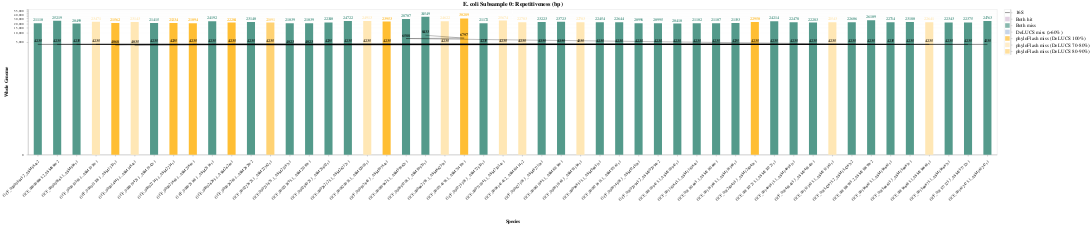

Here is the notebook cell this chart was saved with:
### Code cell
import pandas as pd
import altair as alt

data = pd.read_csv("/scratch/rnd-rojas/assembly_stephanie/E.coli/subsam0-repeat.csv")
df = pd.DataFrame(data, columns=['Species', 'Whole Genome', '16S'])

orderdata = [41,6,49,15,36,18,37,38,44,12,34,19,35,45,46,32,9,7,13,3,1,10,2,40,5,21,16,14,22,29,24,47,48,50,43,42,39,20,11,28,33,27,26,4,23,17,25,31,30,8]
df['Order'] = orderdata

colors=['#549a8b', '#549a8b', '#549a8b', '#ffe7b5', '#ffbe33', 
        '#ffe7b5', '#549a8b', '#ffbe33', '#ffbe33', '#549a8b',
        '#ffbe33', '#549a8b', '#ffd273', '#549a8b', '#549a8b', 
        '#549a8b', '#549a8b', '#ffe7b5', '#ffbe33', '#549a8b',
        '#549a8b', '#ffe7b5', '#ffbe33', '#549a8b', '#ffe7b5', 
        '#ffe7b5', '#549a8b', '#549a8b', '#ffe7b5', '#549a8b',
        '#549a8b', '#549a8b', '#549a8b', '#549a8b', '#549a8b', 
        '#549a8b', '#549a8b', '#ffbe33', '#549a8b', '#549a8b',
        '#549a8b', '#ffe7b5', '#549a8b', '#549a8b', '#549a8b',
        '#549a8b', '#ffe7b5', '#549a8b', '#549a8b', '#549a8b']

base = alt.Chart(df, title='E. coli Subsample 0: Repetitiveness (bp)').encode(
    x=alt.X('Species:N',
           sort=alt.SortField(field='Whole Genome', order='descending')
           )
)

bar = base.mark_bar(size=25).encode(
    y=alt.Y(
            'Whole Genome:Q',
            title='Whole Genome',
            scale=alt.Scale(domain=[0, 10000], type='symlog')
           ),
        color=alt.Color(
           'Species',
            scale=alt.Scale(
                domain=df.Species.tolist(),
                range=colors
            ),
            legend=None
           )
    ).properties(width=3000, height=450)

line = base.mark_line(color='black', opacity=0.4).encode(
    y=alt.Y(
            '16S:Q',
            scale=alt.Scale(domain=[0, 60000], type='symlog')
           ),
    order='Order'
    )

textbar = bar.mark_text(
    align='center',
    baseline='middle',
    dy=-10,
    fontWeight='bold',
    fontSize=12
).encode(
    text='Whole Genome:Q'
)

textline = line.mark_text(
    align='center',
    baseline='middle',
    dy=-10,
    fontWeight='bold',
    fontSize=12,
    opacity=0.8,
    color='black'
).encode(
    text=alt.Text(
        '16S:Q'
    )
)

bardata = pd.DataFrame({'x':['Both hit'], 
                        'y':['16S'], 
                        'w':['DeLUCS miss (>60%)'], 
                        'z':['phyloFlash miss (DeLUCS 100%)'],
                        't':['phyloFlash miss (DeLUCS 80-90%)'],
                        'u':['phyloFlash miss (DeLUCS 70-80%)'],
                        'v':['Both miss']})

legendbar = alt.Chart(bardata).mark_square(size=200, color='thistle').encode(
    y=alt.Y('x:N', 
            axis=alt.Axis(orient='right', 
                          titleFontSize=0, 
                          labelFontSize=16, 
                          titleX=80, 
                          titleY=-5,
                          titleAngle=0
                         ),
    
           ),
    )

legendbar2 = alt.Chart(bardata).mark_square(size=200, color='lightsteelblue').encode(
    y=alt.Y('w:N', 
            axis=alt.Axis(orient='right', 
                          titleFontSize=0, 
                          labelFontSize=16, 
                          titleX=80, 
                          titleY=-5,
                          titleAngle=0
                         ),
    
           ),
    )

legendbar3 = alt.Chart(bardata).mark_square(size=200, color='#ffbe33').encode(
    y=alt.Y('z:N', 
            axis=alt.Axis(orient='right', 
                          titleFontSize=0, 
                          labelFontSize=16, 
                          titleX=80, 
                          titleY=-5,
                          titleAngle=0
                         ),
    
           ),
    )

legendbar4 = alt.Chart(bardata).mark_square(size=200, color='#549a8b').encode(
    y=alt.Y('v:N', 
            axis=alt.Axis(orient='right', 
                          titleFontSize=0, 
                          labelFontSize=16, 
                          titleX=80, 
                          titleY=-5,
                          titleAngle=0
                         ),
    
           ),
    )

legendbar5 = alt.Chart(bardata).mark_square(size=200, color='#ffd273').encode(
    y=alt.Y('t:N', 
            axis=alt.Axis(orient='right', 
                          titleFontSize=0, 
                          labelFontSize=16, 
                          titleX=80, 
                          titleY=-5,
                          titleAngle=0
                         ),
    
           ),
    )

legendbar6 = alt.Chart(bardata).mark_square(size=200, color='#ffe7b5').encode(
    y=alt.Y('u:N', 
            axis=alt.Axis(orient='right', 
                          titleFontSize=0, 
                          labelFontSize=16, 
                          labelLimit=1000,
                          titleX=80, 
                          titleY=-5,
                          titleAngle=0
                         ),
    
           ),
    )

legendline = alt.Chart(bardata).mark_tick(
        size=15, 
        thickness=3, 
        orient='horizontal', 
        color='black',
        opacity=0.4
).encode(
            y=alt.Y('y:N', 
                    axis=alt.Axis(orient='right', 
                                  titleFontSize=0, 
                                  labelFontSize=16, 
                                  titleX=80, 
                                  titleY=-5,
                                  titleAngle=0
                                 ),

                   ),
    )

(bar + textbar + line + textline | legendbar + legendline + legendbar2 + legendbar3 + legendbar4 + legendbar5 + legendbar6).configure_axisX(
    labelAngle=-45,
    labelPadding=10,
    labelLimit=1000,
    titleFontSize=14,
    labelFontSize=12,
    titleY=200
).configure_title(
    fontSize=18
).configure_axisY(
    titleFontSize=14,
    labelPadding=10,
    gridOpacity=0.2,
    titleX=-60
)

### Figure 1 — Vega-Lite specification as saved in the notebook (floating-point values rounded to 4 significant figures)
{"config": {"view": {"continuousWidth": 400, "continuousHeight": 300}, "axisX": {"labelAngle": -45, "labelFontSize": 12, "labelLimit": 1000, "labelPadding": 10, "titleFontSize": 14, "titleY": 200}, "axisY": {"gridOpacity": 0.2, "labelPadding": 10, "titleFontSize": 14, "titleX": -60}, "title": {"fontSize": 18}}, "hconcat": [{"layer": [{"mark": {"type": "bar", "size": 25}, "encoding": {"color": {"type": "nominal", "field": "Species", "legend": null, "scale": {"domain": ["GCF_000005845.2_ASM584v2", "GCF_000008865.2_ASM886v2", "GCF_000009565.1_ASM956v1", "GCF_000010385.1_ASM1038v1", "GCF_000013305.1_ASM1330v1", "GCF_000014845.1_ASM1484v1", "GCF_000019425.1_ASM1942v1", "GCF_000022345.1_ASM2234v1", "GCF_000023665.1_ASM2366v1", "GCF_000025165.1_ASM2516v1", "GCF_000026265.1_ASM2626v1", "GCF_000026285.1_ASM2628v2", "GCF_000227625.1_ASM22762v1", "GCF_000233875.1_ASM23387v1", "GCF_000233895.1_ASM23389v1", "GCF_000258025.1_ASM25802v1", "GCF_000262125.1_ASM26212v1", "GCF_000520035.1_ASM52003v1", "GCF_000597845.1_ASM59784v1", "GCF_000599625.1_ASM59962v1", "GCF_000599705.1_ASM59970v1", "GCF_000662395.1_ASM66239v1", "GCF_000714595.1_ASM71459v1", "GCF_000725305.1_ASM72530v1", "GCF_000730345.1_ASM73034v1", "GCF_000814145.2_ASM81414v2", "GCF_000827105.1_ASM82710v1", "GCF_000831565.1_ASM83156v1", "GCF_000931565.1_ASM93156v1", "GCF_000968515.1_ASM96851v1", "GCF_000971615.1_ASM97161v1", "GCF_000974505.1_ASM97450v1", "GCF_001020945.2_ASM102094v2", "GCF_001039415.1_ASM103941v1", "GCF_001183645.1_ASM118364v1", "GCF_001183665.1_ASM118366v1", "GCF_001183685.1_ASM118368v1", "GCF_001280405.1_ASM128040v1", "GCF_001307215.1_ASM130721v1", "GCF_001469815.1_ASM146981v1", "GCF_001485455.1_ASM148545v1", "GCF_001513635.1_ASM151363v1", "GCF_001542675.2_ASM154267v2", "GCF_001558995.2_ASM155899v2", "GCF_001566615.1_ASM156661v1", "GCF_001566635.1_ASM156663v1", "GCF_001566655.1_ASM156665v1", "GCF_001566675.1_ASM156667v1", "GCF_001577325.1_ASM157732v1", "GCF_001612475.1_ASM161247v1"], "range": ["#549a8b", "#549a8b", "#549a8b", "#ffe7b5", "#ffbe33", "#ffe7b5", "#549a8b", "#ffbe33", "#ffbe33", "#549a8b", "#ffbe33", "#549a8b", "#ffd273", "#549a8b", "#549a8b", "#549a8b", "#549a8b", "#ffe7b5", "#ffbe33", "#549a8b", "#549a8b", "#ffe7b5", "#ffbe33", "#549a8b", "#ffe7b5", "#ffe7b5", "#549a8b", "#549a8b", "#ffe7b5", "#549a8b", "#549a8b", "#549a8b", "#549a8b", "#549a8b", "#549a8b", "#549a8b", "#549a8b", "#ffbe33", "#549a8b", "#549a8b", "#549a8b", "#ffe7b5", "#549a8b", "#549a8b", "#549a8b", "#549a8b", "#ffe7b5", "#549a8b", "#549a8b", "#549a8b"]}}, "x": {"type": "nominal", "field": "Species", "sort": {"field": "Whole Genome", "order": "descending"}}, "y": {"type": "quantitative", "field": "Whole Genome", "scale": {"domain": [0, 10000], "type": "symlog"}, "title": "Whole Genome"}}, "height": 450, "title": "E. coli Subsample 0: Repetitiveness (bp)", "width": 3000}, {"mark": {"type": "text", "align": "center", "baseline": "middle", "dy": -10, "fontSize": 12, "fontWeight": "bold"}, "encoding": {"color": {"type": "nominal", "field": "Species", "legend": null, "scale": {"domain": ["GCF_000005845.2_ASM584v2", "GCF_000008865.2_ASM886v2", "GCF_000009565.1_ASM956v1", "GCF_000010385.1_ASM1038v1", "GCF_000013305.1_ASM1330v1", "GCF_000014845.1_ASM1484v1", "GCF_000019425.1_ASM1942v1", "GCF_000022345.1_ASM2234v1", "GCF_000023665.1_ASM2366v1", "GCF_000025165.1_ASM2516v1", "GCF_000026265.1_ASM2626v1", "GCF_000026285.1_ASM2628v2", "GCF_000227625.1_ASM22762v1", "GCF_000233875.1_ASM23387v1", "GCF_000233895.1_ASM23389v1", "GCF_000258025.1_ASM25802v1", "GCF_000262125.1_ASM26212v1", "GCF_000520035.1_ASM52003v1", "GCF_000597845.1_ASM59784v1", "GCF_000599625.1_ASM59962v1", "GCF_000599705.1_ASM59970v1", "GCF_000662395.1_ASM66239v1", "GCF_000714595.1_ASM71459v1", "GCF_000725305.1_ASM72530v1", "GCF_000730345.1_ASM73034v1", "GCF_000814145.2_ASM81414v2", "GCF_000827105.1_ASM82710v1", "GCF_000831565.1_ASM83156v1", "GCF_000931565.1_ASM93156v1", "GCF_000968515.1_ASM96851v1", "GCF_000971615.1_ASM97161v1", "GCF_000974505.1_ASM97450v1", "GCF_001020945.2_ASM102094v2", "GCF_001039415.1_ASM103941v1", "GCF_001183645.1_ASM118364v1", "GCF_001183665.1_ASM118366v1", "GCF_001183685.1_ASM118368v1", "GCF_001280405.1_ASM128040v1", "GCF_001307215.1_ASM130721v1", "GCF_001469815.1_ASM146981v1", "GCF_001485455.1_ASM148545v1", "GCF_001513635.1_ASM151363v1", "GCF_001542675.2_ASM154267v2", "GCF_001558995.2_ASM155899v2", "GCF_001566615.1_ASM156661v1", "GCF_001566635.1_ASM156663v1", "GCF_001566655.1_ASM156665v1", "GCF_001566675.1_ASM156667v1", "GCF_001577325.1_ASM157732v1", "GCF_001612475.1_ASM161247v1"], "range": ["#549a8b", "#549a8b", "#549a8b", "#ffe7b5", "#ffbe33", "#ffe7b5", "#549a8b", "#ffbe33", "#ffbe33", "#549a8b", "#ffbe33", "#549a8b", "#ffd273", "#549a8b", "#549a8b", "#549a8b", "#549a8b", "#ffe7b5", "#ffbe33", "#549a8b", "#549a8b", "#ffe7b5", "#ffbe33", "#549a8b", "#ffe7b5", "#ffe7b5", "#549a8b", "#549a8b", "#ffe7b5", "#549a8b", "#549a8b", "#549a8b", "#549a8b", "#549a8b", "#549a8b", "#549a8b", "#549a8b", "#ffbe33", "#549a8b", "#549a8b", "#549a8b", "#ffe7b5", "#549a8b", "#549a8b", "#549a8b", "#549a8b", "#ffe7b5", "#549a8b", "#549a8b", "#549a8b"]}}, "text": {"type": "quantitative", "field": "Whole Genome"}, "x": {"type": "nominal", "field": "Species", "sort": {"field": "Whole Genome", "order": "descending"}}, "y": {"type": "quantitative", "field": "Whole Genome", "scale": {"domain": [0, 10000], "type": "symlog"}, "title": "Whole Genome"}}, "height": 450, "title": "E. coli Subsample 0: Repetitiveness (bp)", "width": 3000}, {"mark": {"type": "line", "color": "black", "opacity": 0.4}, "encoding": {"order": {"type": "quantitative", "field": "Order"}, "x": {"type": "nominal", "field": "Species", "sort": {"field": "Whole Genome", "order": "descending"}}, "y": {"type": "quantitative", "field": "16S", "scale": {"domain": [0, 60000], "type": "symlog"}}}, "title": "E. coli Subsample 0: Repetitiveness (bp)"}, {"mark": {"type": "text", "align": "center", "baseline": "middle", "color": "black", "dy": -10, "fontSize": 12, "fontWeight": "bold", "opacity": 0.8}, "encoding": {"order": {"type": "quantitative", "field": "Order"}, "text": {"type": "quantitative", "field": "16S"}, "x": {"type": "nominal", "field": "Species", "sort": {"field": "Whole Genome", "order": "descending"}}, "y": {"type": "quantitative", "field": "16S", "scale": {"domain": [0, 60000], "type": "symlog"}}}, "title": "E. coli Subsample 0: Repetitiveness (bp)"}], "data": {"name": "data-77a451cdd15377fa8788f1394da6cd21"}}, {"layer": [{"mark": {"type": "square", "color": "thistle", "size": 200}, "encoding": {"y": {"type": "nominal", "axis": {"labelFontSize": 16, "orient": "right", "titleAngle": 0, "titleFontSize": 0, "titleX": 80, "titleY": -5}, "field": "x"}}}, {"mark": {"type": "tick", "color": "black", "opacity": 0.4, "orient": "horizontal", "size": 15, "thickness": 3}, "encoding": {"y": {"type": "nominal", "axis": {"labelFontSize": 16, "orient": "right", "titleAngle": 0, "titleFontSize": 0, "titleX": 80, "titleY": -5}, "field": "y"}}}, {"mark": {"type": "square", "color": "lightsteelblue", "size": 200}, "encoding": {"y": {"type": "nominal", "axis": {"labelFontSize": 16, "orient": "right", "titleAngle": 0, "titleFontSize": 0, "titleX": 80, "titleY": -5}, "field": "w"}}}, {"mark": {"type": "square", "color": "#ffbe33", "size": 200}, "encoding": {"y": {"type": "nominal", "axis": {"labelFontSize": 16, "orient": "right", "titleAngle": 0, "titleFontSize": 0, "titleX": 80, "titleY": -5}, "field": "z"}}}, {"mark": {"type": "square", "color": "#549a8b", "size": 200}, "encoding": {"y": {"type": "nominal", "axis": {"labelFontSize": 16, "orient": "right", "titleAngle": 0, "titleFontSize": 0, "titleX": 80, "titleY": -5}, "field": "v"}}}, {"mark": {"type": "square", "color": "#ffd273", "size": 200}, "encoding": {"y": {"type": "nominal", "axis": {"labelFontSize": 16, "orient": "right", "titleAngle": 0, "titleFontSize": 0, "titleX": 80, "titleY": -5}, "field": "t"}}}, {"mark": {"type": "square", "color": "#ffe7b5", "size": 200}, "encoding": {"y": {"type": "nominal", "axis": {"labelFontSize": 16, "labelLimit": 1000, "orient": "right", "titleAngle": 0, "titleFontSize": 0, "titleX": 80, "titleY": -5}, "field": "u"}}}], "data": {"name": "data-83478ce30cb9dd75fa9420d477f840d0"}}], "$schema": "https://vega.github.io/schema/vega-lite/v4.8.1.json", "datasets": {"data-77a451cdd15377fa8788f1394da6cd21": [{"Species": "GCF_000005845.2_ASM584v2", "Whole Genome": 21110, "16S": 4235, "Order": 41}, {"Species": "GCF_000008865.2_ASM886v2", "Whole Genome": 25219, "16S": 4235, "Order": 6}, {"Species": "GCF_000009565.1_ASM956v1", "Whole Genome": 20499, "16S": 4235, "Order": 49}, {"Species": "GCF_000010385.1_ASM1038v1", "Whole Genome": 23471, "16S": 4235, "Order": 15}, {"Species": "GCF_000013305.1_ASM1330v1", "Whole Genome": 21562, "16S": 4068, "Order": 36}, {"Species": "GCF_000014845.1_ASM1484v1", "Whole Genome": 23143, "16S": 4035, "Order": 18}, {"Species": "GCF_000019425.1_ASM1942v1", "Whole Genome": 21415, "16S": 4235, "Order": 37}, {"Species": "GCF_000022345.1_ASM2234v1", "Whole Genome": 21234, "16S": 4235, "Order": 38}, {"Species": "GCF_000023665.1_ASM2366v1", "Whole Genome": 21094, "16S": 4235, "Order": 44}, {"Species": "GCF_000025165.1_ASM2516v1", "Whole Genome": 24192, "16S": 4235, "Order": 12}, {"Species": "GCF_000026265.1_ASM2626v1", "Whole Genome": 22204, "16S": 4235, "Order": 34}, {"Species": "GCF_000026285.1_ASM2628v2", "Whole Genome": 23140, "16S": 4235, "Order": 19}, {"Species": "GCF_000227625.1_ASM22762v1", "Whole Genome": 22091, "16S": 4235, "Order": 35}, {"Species": "GCF_000233875.1_ASM23387v1", "Whole Genome": 21039, "16S": 4023, "Order": 45}, {"Species": "GCF_000233895.1_ASM23389v1", "Whole Genome": 21039, "16S": 4023, "Order": 46}, {"Species": "GCF_000258025.1_ASM25802v1", "Whole Genome": 22340, "16S": 4235, "Order": 32}, {"Species": "GCF_000262125.1_ASM26212v1", "Whole Genome": 24722, "16S": 4235, "Order": 9}, {"Species": "GCF_000520035.1_ASM52003v1", "Whole Genome": 24913, "16S": 4235, "Order": 7}, {"Species": "GCF_000597845.1_ASM59784v1", "Whole Genome": 23953, "16S": 4235, "Order": 13}, {"Species": "GCF_000599625.1_ASM59962v1", "Whole Genome": 28707, "16S": 6588, "Order": 3}, {"Species": "GCF_000599705.1_ASM59970v1", "Whole Genome": 34549, "16S": 8433, "Order": 1}, {"Species": "GCF_000662395.1_ASM66239v1", "Whole Genome": 24622, "16S": 4235, "Order": 10}, {"Species": "GCF_000714595.1_ASM71459v1", "Whole Genome": 30289, "16S": 6797, "Order": 2}, {"Species": "GCF_000725305.1_ASM72530v1", "Whole Genome": 21172, "16S": 4235, "Order": 40}, {"Species": "GCF_000730345.1_ASM73034v1", "Whole Genome": 25674, "16S": 4235, "Order": 5}, {"Species": "GCF_000814145.2_ASM81414v2", "Whole Genome": 22783, "16S": 4235, "Order": 21}, {"Species": "GCF_000827105.1_ASM82710v1", "Whole Genome": 23223, "16S": 4235, "Order": 16}, {"Species": "GCF_000831565.1_ASM83156v1", "Whole Genome": 23723, "16S": 4235, "Order": 14}, {"Species": "GCF_000931565.1_ASM93156v1", "Whole Genome": 22783, "16S": 4235, "Order": 22}, {"Species": "GCF_000968515.1_ASM96851v1", "Whole Genome": 22454, "16S": 4235, "Order": 29}, {"Species": "GCF_000971615.1_ASM97161v1", "Whole Genome": 22644, "16S": 4235, "Order": 24}, {"Species": "GCF_000974505.1_ASM97450v1", "Whole Genome": 20996, "16S": 4235, "Order": 47}, {"Species": "GCF_001020945.2_ASM102094v2", "Whole Genome": 20995, "16S": 4235, "Order": 48}, {"Species": "GCF_001039415.1_ASM103941v1", "Whole Genome": 20410, "16S": 4235, "Order": 50}, {"Species": "GCF_001183645.1_ASM118364v1", "Whole Genome": 21102, "16S": 4235, "Order": 43}, {"Species": "GCF_001183665.1_ASM118366v1", "Whole Genome": 21107, "16S": 4235, "Order": 42}, {"Species": "GCF_001183685.1_ASM118368v1", "Whole Genome": 21193, "16S": 4235, "Order": 39}, {"Species": "GCF_001280405.1_ASM128040v1", "Whole Genome": 22950, "16S": 4235, "Order": 20}, {"Species": "GCF_001307215.1_ASM130721v1", "Whole Genome": 24214, "16S": 4235, "Order": 11}, {"Species": "GCF_001469815.1_ASM146981v1", "Whole Genome": 22478, "16S": 4235, "Order": 28}, {"Species": "GCF_001485455.1_ASM148545v1", "Whole Genome": 22283, "16S": 4235, "Order": 33}, {"Species": "GCF_001513635.1_ASM151363v1", "Whole Genome": 22543, "16S": 4235, "Order": 27}, {"Species": "GCF_001542675.2_ASM154267v2", "Whole Genome": 22606, "16S": 4235, "Order": 26}, {"Species": "GCF_001558995.2_ASM155899v2", "Whole Genome": 26109, "16S": 4235, "Order": 4}, {"Species": "GCF_001566615.1_ASM156661v1", "Whole Genome": 22714, "16S": 4235, "Order": 23}, {"Species": "GCF_001566635.1_ASM156663v1", "Whole Genome": 23180, "16S": 4235, "Order": 17}, {"Species": "GCF_001566655.1_ASM156665v1", "Whole Genome": 22641, "16S": 4235, "Order": 25}, {"Species": "GCF_001566675.1_ASM156667v1", "Whole Genome": 22343, "16S": 4235, "Order": 31}, {"Species": "GCF_001577325.1_ASM157732v1", "Whole Genome": 22375, "16S": 4235, "Order": 30}, {"Species": "GCF_001612475.1_ASM161247v1", "Whole Genome": 24763, "16S": 4235, "Order": 8}], "data-83478ce30cb9dd75fa9420d477f840d0": [{"x": "Both hit", "y": "16S", "w": "DeLUCS miss (>60%)", "z": "phyloFlash miss (DeLUCS 100%)", "t": "phyloFlash miss (DeLUCS 80-90%)", "u": "phyloFlash miss (DeLUCS 70-80%)", "v": "Both miss"}]}}
